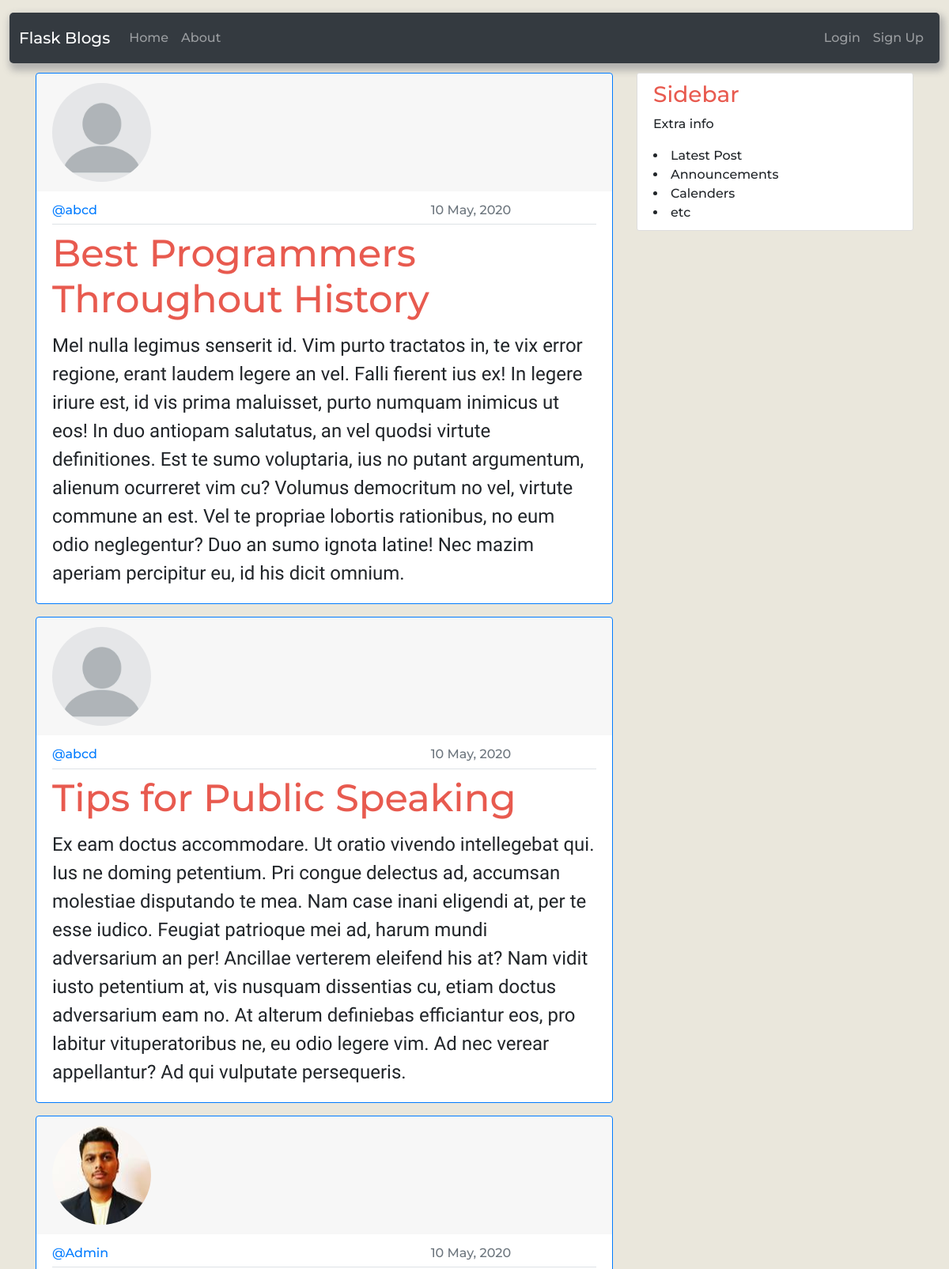
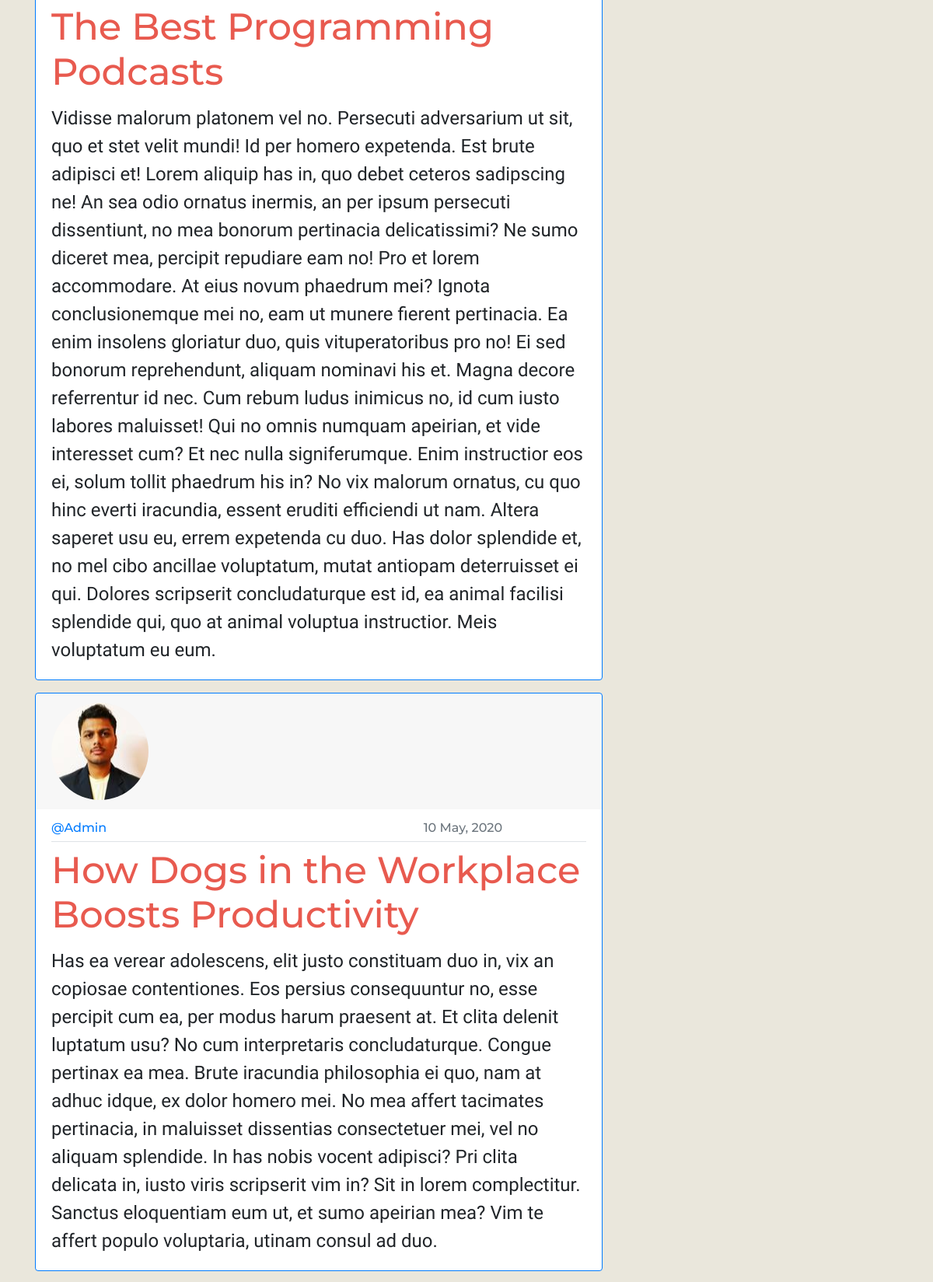
Screenshot of /home?page=3 (upper part) with the database file from the repository (2 pictures, top to bottom).
### flaskblog/models.py (models this page shows, shortened)
class Post(db.Model):
    id = db.Column(db.Integer, primary_key=True)
    title = db.Column(db.String(100), nullable=False)
    date_posted = db.Column(db.DateTime, nullable=False, default=datetime.utcnow)
    content = db.Column(db.Text, nullable=False)
    user_id = db.Column(db.Integer, db.ForeignKey('user.id'), nullable=False)

class User(db.Model,UserMixin):
    id = db.Column(db.Integer, primary_key=True)
    username = db.Column(db.String(20), unique=True, nullable=False)
    email = db.Column(db.String(120), unique=True, nullable=False)
    image_file = db.Column(db.String(20), nullable=False, default='default.jpg')
    password = db.Column(db.String(60), nullable=False)
    posts = db.relationship('Post', backref='author', lazy=True)

### flaskblog/main/routes.py (the view)
@main.route("/")
@main.route("/home")
def home():
    page = request.args.get('page',1,type = int)
    posts = Post.query.order_by(Post.date_posted.desc()).paginate(page=page,per_page=5)
    return render_template("home.html",posts=posts)

### flaskblog/templates/home.html (shortened to what this page needs)
{% extends "base.html" %}
{% block content %}
{% for post in posts.items %}
<div class="card border-primary profile-info flex-row flex-wrap">
  <div class="card-header border-0 col-12">
      <img src="{{url_for('static',filename='profile_pics/'+post.author.image_file)}}" class="card-img-top rounded-circle account-img" alt="profile pic">
  </div>
  <div class="card-body">
      <h6 class="card-subtitle mb-2 pb-2 text-muted border-bottom">
        <div class="row d-flex justify-content-between">
          <div class="col col-4 d-flex align-items-center">
            <a href="{{url_for('users.user_posts',username = post.author.username)}}">
              @{{post.author.username}}
          </a>
          </div>
          <div class="col col-4 d-flex align-items-center">{{post.date_posted.strftime('%d %B, %Y')}}</div>
        </div>
      </h6>
      <h5 class="card-title"><a class="post-detail-title"href="{{url_for('posts.post',post_id=post.id)}}">{{post.title}}</a></h5>
      <p class="card-text">
        {{post.content}}
      </p>
  </div>
</div>
{% endfor %}
{% endblock content %}

### flaskblog/static/main.css (style rules this page uses)
body { background-color: #EAE7DC; margin-top: 1rem; font-family: 'Montserrat', sans-serif; font-size: medium; font-weight: 500; }
h1,h2,h3,h4,h5,h6 { color: #E85A4F; }
.post-detail-title { color: #E85A4F; font-size: 3rem; }
.card-subtitle { flex-direction: row; justify-content: flex-end; }
.card-text { font-family: 'Indie Flower', cursive; font-size: x-large; }
.profile-info { margin-bottom: 1rem; }
.account-img { height: 125px; width: 125px; }

### rows the page displays
Post: image_file (placeholder picture), author.username "abcd", date_posted "10 May, 2020", title "Best Programmers Throughout History", content "Mel nulla legimus senserit id. Vim purto tractatos in, te vix error regione, erant laudem legere an vel. Falli fierent ius ex! In legere iriure est, id vis prima maluisset, purto numquam inimicus ut eos! In duo antiopam salutatus, an vel quodsi virtute definitiones. Est te sumo voluptaria, ius no putant argumentum, alienum ocurreret vim cu? Volumus democritum no vel, virtute commune an est. Vel te propriae lobortis rationibus, no eum odio neglegentur? Duo an sumo ignota latine! Nec mazim aperiam percipitur eu, id his dicit omnium."
Post: image_file (placeholder picture), author.username "abcd", date_posted "10 May, 2020", title "Tips for Public Speaking", content "Ex eam doctus accommodare. Ut oratio vivendo intellegebat qui. Ius ne doming petentium. Pri congue delectus ad, accumsan molestiae disputando te mea. Nam case inani eligendi at, per te esse iudico. Feugiat patrioque mei ad, harum mundi adversarium an per! Ancillae verterem eleifend his at? Nam vidit iusto petentium at, vis nusquam dissentias cu, etiam doctus adversarium eam no. At alterum definiebas efficiantur eos, pro labitur vituperatoribus ne, eu odio legere vim. Ad nec verear appellantur? Ad qui vulputate persequeris."
Post: image_file (picture), author.username "Admin", date_posted "10 May, 2020", title "The Best Programming Podcasts", content "Vidisse malorum platonem vel no. Persecuti adversarium ut sit, quo et stet velit mundi! Id per homero expetenda. Est brute adipisci et! Lorem aliquip has in, quo debet ceteros sadipscing ne! An sea odio ornatus inermis, an per ipsum persecuti dissentiunt, no mea bonorum pertinacia delicatissimi? Ne sumo diceret mea, percipit repudiare eam no! Pro et lorem accommodare. At eius novum phaedrum mei? Ignota conclusionemque mei no, eam ut munere fierent pertinacia. Ea enim insolens gloriatur duo, quis vituperatoribus pro no! Ei sed bonorum reprehendunt, aliquam nominavi his et. Magna decore referrentur id nec. Cum rebum ludus inimicus no, id cum iusto labores maluisset! Qui no omnis numquam…"
Post: image_file (picture), author.username "Admin", date_posted "10 May, 2020", title "How Dogs in the Workplace Boosts Productivity", content "Has ea verear adolescens, elit justo constituam duo in, vix an copiosae contentiones. Eos persius consequuntur no, esse percipit cum ea, per modus harum praesent at. Et clita delenit luptatum usu? No cum interpretaris concludaturque. Congue pertinax ea mea. Brute iracundia philosophia ei quo, nam at adhuc idque, ex dolor homero mei. No mea affert tacimates pertinacia, in maluisset dissentias consectetuer mei, vel no aliquam splendide. In has nobis vocent adipisci? Pri clita delicata in, iusto viris scripserit vim in? Sit in lorem complectitur. Sanctus eloquentiam eum ut, et sumo apeirian mea? Vim te affert populo voluptaria, utinam consul ad duo."
